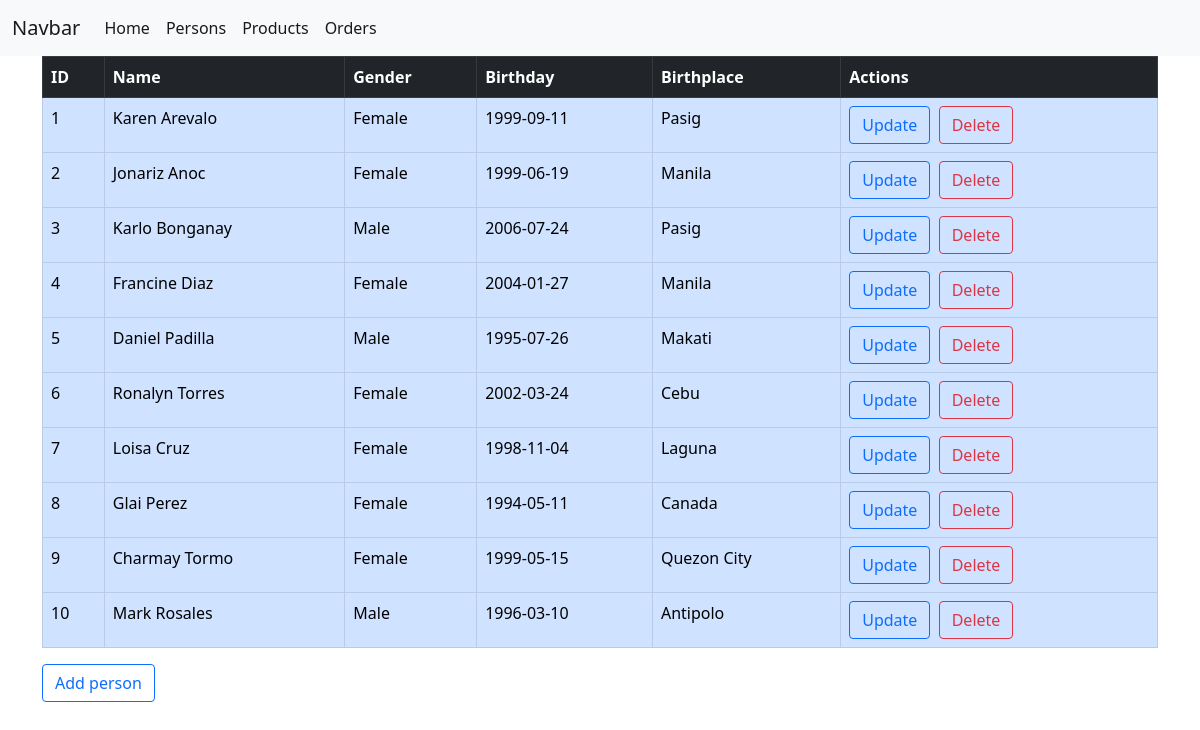
Screenshot of /person.php with the database file from the repository.
### tables this page shows
CREATE TABLE `persons` (
  `id` int(11) NOT NULL,
  `name` varchar(255) NOT NULL,
  `gender` varchar(255) NOT NULL,
  `birthday` date NOT NULL,
  `place_of_birth` varchar(255) NOT NULL
);

### person.php (the view, shortened to what this page needs)
<?php include ('header.php')?>
<div class="container">
<?php
 $query = $conn->query("SELECT * FROM persons");
?>
 <table class="table table-bordered table-primary">
 <thead class="table-dark">
 <tr>
 <th scope="col">ID</th>
 <th scope="col">Name</th>
 <th scope="col">Gender</th>
 <th scope="col">Birthday</th>
 <th scope="col">Birthplace</th>
 <th scope="col">Actions</th>
 </tr>
 </thead>
 <?php
 while ($person = $query->fetch_assoc()){
 $id= $person['id'];
 echo "<tr>
 <td>" .$person['id'] . "</td>
 <td>" .$person['name'] . "</td>
 <td>" .$person['gender'] . "</td>
 <td>" .$person['birthday'] . "</td>
 <td>" .$person['place_of_birth'] . "</td>
 <td> <a href ='person/update.php?id=$id' class='btn
 btn-outline-primary'> Update </a>&nbsp;
 <a href ='person/delete.php?id=$id' class='btn btn-outline-danger' onclick='return confirm(\"Are you want to delete this record?\")'>Delete </a></td>
 </tr>";
}
 ?>
 </table>
 <a class="btn btn-outline-primary" href="person/add.php">Add person</a>
</div>
<?php include ('footer.php')?>

### header.php (shortened to what this page needs)
<!doctype html>
<html lang="en">
  <head>
    <link href="https://cdn.jsdelivr.net/npm/bootstrap@5.0.2/dist/css/bootstrap.min.css" rel="stylesheet">
    <nav class="navbar navbar-expand-lg navbar-light bg-light">
  <div class="container-fluid">
    <a class="navbar-brand" href="#">Navbar</a>
    <div class="collapse navbar-collapse" id="navbarSupportedContent">
      <ul class="navbar-nav me-auto mb-2 mb-lg-0">
        <li class="nav-item">
          <a class="nav-link active" aria-current="page" href="http://localhost/Activity/index.php">Home</a>
        </li>
        <li class="nav-item">
          <a class="nav-link active" aria-current="page" href="http://localhost/Activity/person.php">Persons</a>
        </li>
        <li class="nav-item">
          <a class="nav-link active" aria-current="page" href="http://localhost/Activity/product.php">Products</a>
        </li>
        <li class="nav-item">
          <a class="nav-link active" aria-current="page" href="http://localhost/Activity/order.php">Orders</a>
        </li>
    </div>
  </div>
</nav>

### footer.php (shortened to what this page needs)
  </body>
</html>

### rows the page displays
persons: id "1", name "Karen Arevalo", gender "Female", birthday "1999-09-11", place_of_birth "Pasig"
persons: id "2", name "Jonariz Anoc", gender "Female", birthday "1999-06-19", place_of_birth "Manila"
persons: id "3", name "Karlo Bonganay", gender "Male", birthday "2006-07-24", place_of_birth "Pasig"
persons: id "4", name "Francine Diaz", gender "Female", birthday "2004-01-27", place_of_birth "Manila"
persons: id "5", name "Daniel Padilla", gender "Male", birthday "1995-07-26", place_of_birth "Makati"
persons: id "6", name "Ronalyn Torres", gender "Female", birthday "2002-03-24", place_of_birth "Cebu"
persons: id "7", name "Loisa Cruz", gender "Female", birthday "1998-11-04", place_of_birth "Laguna"
persons: id "8", name "Glai Perez", gender "Female", birthday "1994-05-11", place_of_birth "Canada"
persons: id "9", name "Charmay Tormo", gender "Female", birthday "1999-05-15", place_of_birth "Quezon City"
persons: id "10", name "Mark Rosales", gender "Male", birthday "1996-03-10", place_of_birth "Antipolo"
